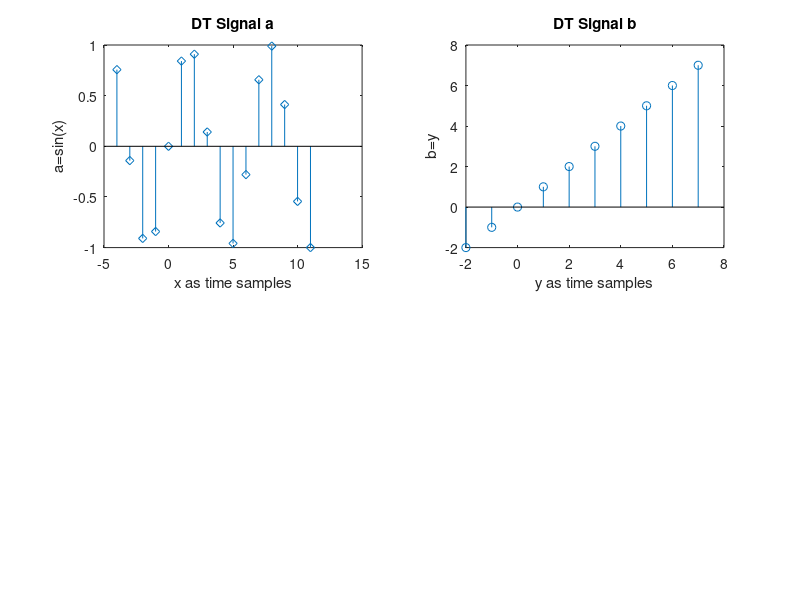

This chart was generated by the following MATLAB code:
x=[-4:1:11];
y=[-2:1:7];
a=sin(x);
b=y;
subplot(2,2,1)
stem(x,a,'diamond')
title('DT Signal a')
ylabel('a=sin(x)')
xlabel('x as time samples')
subplot(2,2,2)
stem(y,b,'o')
title('DT Signal b')
ylabel('b=y')
xlabel('y as time samples')
%'o','filled',':'